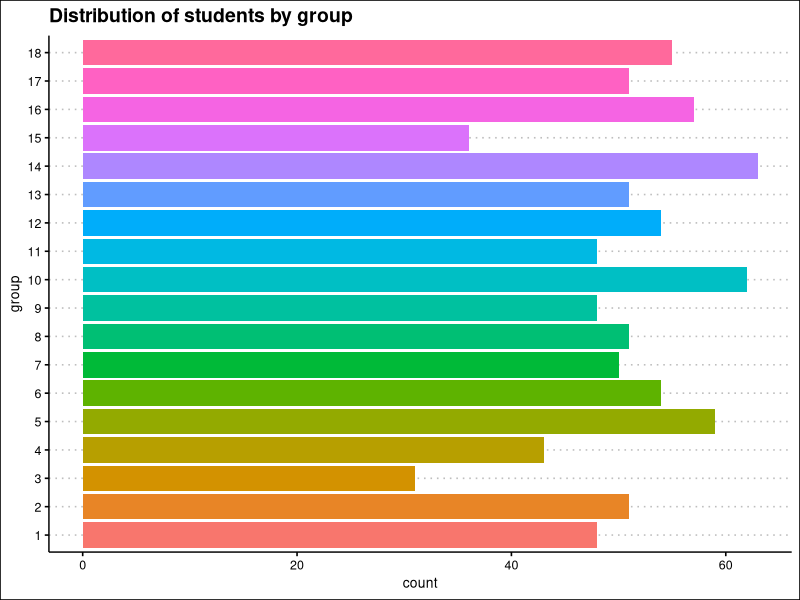

Recreate this plot in R.
## ---- chunk 1
#| label: data loading
#| message: false
#| warning: false
  
library(readr)
courses <- read_csv("Database/courses.csv")


## ---- chunk 2
#| label: data display

library(knitr)
kable(courses)

## ---- chunk 3
#| label: Question 3
#| message: false
#| warning: false

library(tidyverse)
students <- read_csv("Database/students.csv")
spec(students)

students <-
  students |>
  mutate(sex = factor(sex, 
                      levels = c("M", "F"),
                      labels = c("Male", "Female")),
         group = factor(group),
         id = as.integer(group))

## ---- chunk 4

grades <- read_delim("Database/grades.csv", 
    delim = ":", 
    na = "$")

## ---- chunk 5
library(ggplot2)
library(ggthemes)

ggplot(students, aes(y = group))+
  geom_bar(aes(fill = group))+
  theme_clean()+
  labs(
    title = "Distribution of students by group"
  )+
  theme(legend.position = "none")
